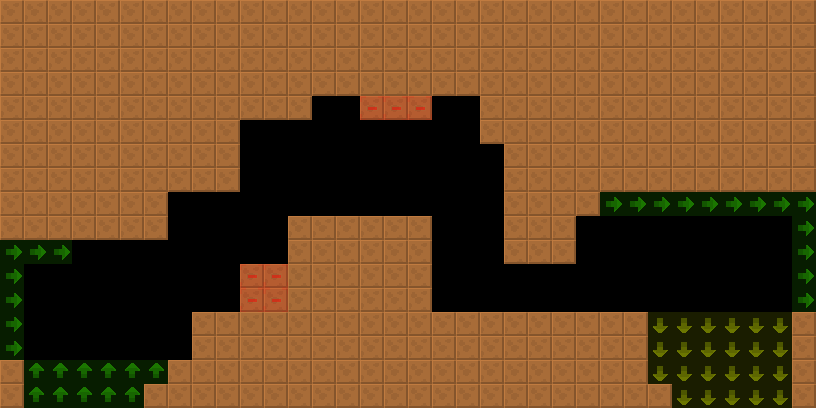

A level layout from a 2D game, rendered from its tile map. Below: a short description, then the map file with tile-grid data replaced by summaries:
An orthogonal 34x17 tile map with 24x24 px tiles, 2 tile layers (col, lnk), 2 tilesets and 4 objects (3x RotatingBall, Spikes).

<map version="1.4" tiledversion="1.4.2" orientation="orthogonal" renderorder="right-down" width="34" height="17" tilewidth="24" tileheight="24" infinite="0" nextlayerid="4" nextobjectid="8">
 <tileset firstgid="6" source="../../lnk.tsx" />
 <tileset firstgid="1" source="../../col.tsx" />
 <layer id="1" name="col" width="34" height="17">
  <data>[578 cells, 374 non-empty, 1 distinct tile ids]</data>
 </layer>
 <layer id="2" name="lnk" width="34" height="17" opacity="0.5">
  <data>[578 cells, 61 non-empty, 4 distinct tile ids]</data>
 </layer>
 <objectgroup id="3" name="markers" opacity="0.5">
  <object id="1" name="RotatingBall" type="RotatingBall" x="384" y="96" width="24" height="24">
   <properties>
    <property name="yr" value="0" />
    <property name="xr" value="0" />
   </properties>
  </object>
  <object id="2" name="RotatingBall" type="RotatingBall" x="528" y="192" width="24" height="24">
   <properties>
    <property name="yr" value="0" />
    <property name="xr" value="0" />
    <property name="customId" value="2" />
   </properties>
  </object>
  <object id="3" name="Spikes" type="Spikes" x="504" y="264" width="72" height="24">
   <properties>
    <property name="yr" value="0" />
    <property name="xr" value="0" />
   </properties>
  </object>
  <object id="4" name="RotatingBall" type="RotatingBall" x="264" y="288" width="24" height="24">
   <properties>
    <property name="yr" value="0" />
    <property name="xr" value="0" />
   </properties>
  </object>
 </objectgroup>
</map>
